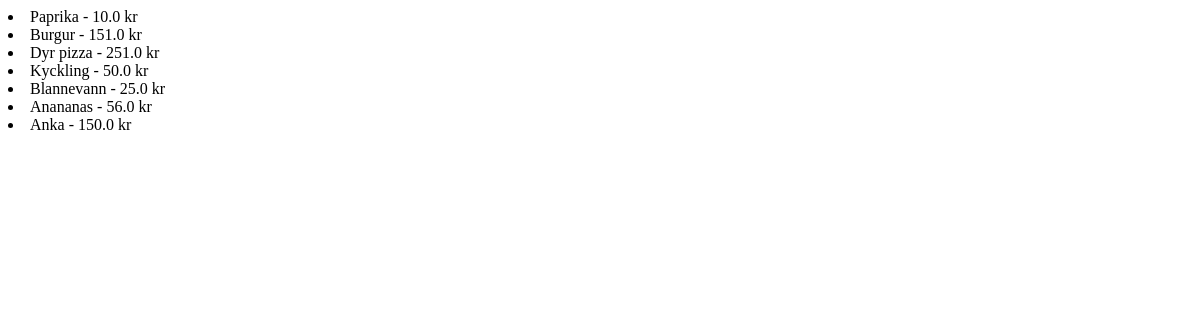
The app's page /products/, older data.
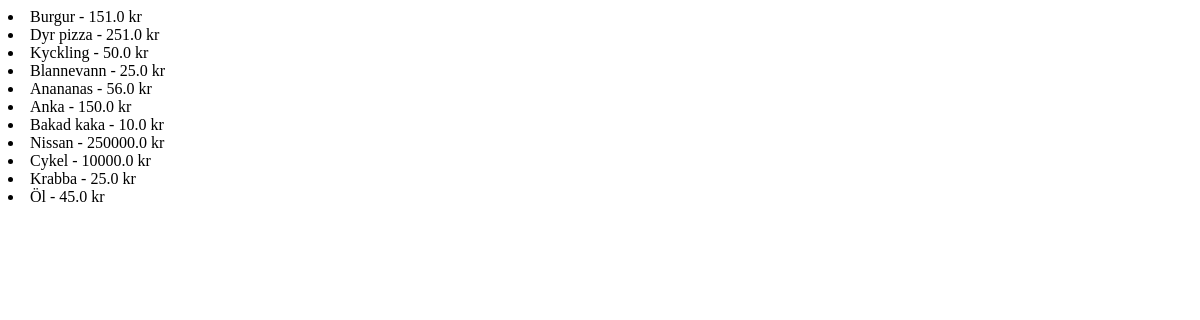
The same page, newer data.
### products/models.py (models this page shows, shortened)
class Product(models.Model):
  id = models.AutoField(primary_key=True)
  name = models.CharField(max_length=200)
  price = models.FloatField(max_length=200)

### products/views.py (the view)
# urls.py: path('', views.IndexView.as_view(), name='index'),
class IndexView(generic.ListView):
  template_name = 'products/index.html'
  context_object_name = 'latest_product_list'
  def get_queryset(self):
    return Product.objects.all()

### products/templates/products/index.html
{% if latest_product_list %}
    {% for product in latest_product_list %}
        <li>{{ product.name }} - {{ product.price }} kr</li>
    {% endfor %}
{% else %}
    <p>No products are available.</p>
{% endif %}

Row changes from the older to the newer data that the page shows:
removed Product: name "Paprika", price "10.0"
added Product: name "Bakad kaka", price "10.0"
added Product: name "Nissan", price "250000.0"
added Product: name "Cykel", price "10000.0"
added Product: name "Krabba", price "25.0"
added Product: name "Öl", price "45.0"
